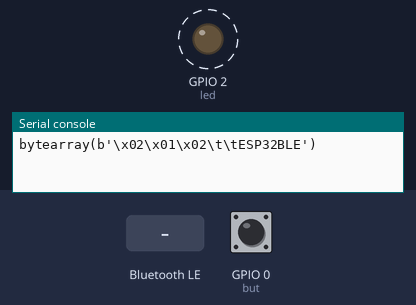
A program run on a simulated ESP32 board running MicroPython. Shown: output pins drawn as LEDs (lit = HIGH), the last lines printed to the serial console. Dashed ring = blinking. The test bench sets the inputs (shaded band); at power-on: GPIO 0 (but) HIGH. Nothing arrives over Bluetooth unless stated.

Above: at 1.25 s.
1.3 s: "hi" written over Bluetooth
At 1.7 s:
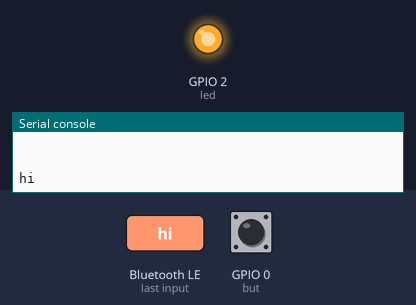
2.8 s: GPIO 0 (but) pulled LOW for 0.15 s
Timing chart, 0 to 5.8 s (numbered marks = the images above; inputs shaded):
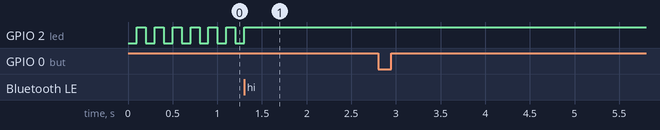

Measured:
- after the input at 1.3 s, GPIO 2 (led): goes on until 1.3 s, then stays HIGH
- by itself, GPIO 2 (led): alternates HIGH for 0.10 s and LOW for 0.10 s

The program:

main.py
```python
from machine import Pin
from machine import Timer
from time import sleep_ms
import bluetooth

BLE_MSG = ""


class BLE():
    def __init__(self, name):
        self.led = Pin(2, Pin.OUT)
        self.timer1 = Timer(0)
        self.name = name
        self.ble = bluetooth.BLE()
        self.ble.active(True)
        self.ble.config(gap_name=name)
        self.disconnected()
        self.ble.irq(self.ble_irq)
        self.register()
        self.ble.gatts_write(self.rx, bytes(100))  # 默认接收长度为20字节
        self.advertiser()

    def connected(self):
        self.led.value(1)
        self.timer1.deinit()

    def disconnected(self):
        self.timer1.init(period=100, mode=Timer.PERIODIC,
                         callback=lambda t: self.led.value(not self.led.value()))

    def ble_irq(self, event, data):
        global BLE_MSG
        if event == 1:  # _IRQ_CENTRAL_CONNECT 手机链接了此设备
            self.connected()
        elif event == 2:  # _IRQ_CENTRAL_DISCONNECT 手机断开此设备
            self.advertiser()
            self.disconnected()
        elif event == 3:  # _IRQ_GATTS_WRITE 手机发送了数据
            buffer = self.ble.gatts_read(self.rx)
            BLE_MSG = buffer.decode('UTF-8').strip()

    def register(self):
        service_uuid = '6E400001-B5A3-F393-E0A9-E50E24DCCA9E'
        reader_uuid = '6E400002-B5A3-F393-E0A9-E50E24DCCA9E'
        sender_uuid = '6E400003-B5A3-F393-E0A9-E50E24DCCA9E'

        services = (
            (
                bluetooth.UUID(service_uuid),
                (
                    (bluetooth.UUID(sender_uuid), bluetooth.FLAG_NOTIFY),
                    (bluetooth.UUID(reader_uuid), bluetooth.FLAG_WRITE),
                )
            ),
        )

        ((self.tx, self.rx,), ) = self.ble.gatts_register_services(services)

    def send(self, data):
        self.ble.gatts_notify(0, self.tx, data + '\n')

    def advertiser(self):
        name = bytes(self.name, 'UTF-8')
        adv_data = bytearray('\x02\x01\x02') + \
            bytearray((len(name) + 1, 0x09)) + name
        self.ble.gap_advertise(100, adv_data)
        print(adv_data)
        print("\r\n")


def keyhandle(pin):
    print('(key_boot) Hello, I am esp32')
    ble.send('(key_boot) Hello, I am esp32')


if __name__ == "__main__":
    ble = BLE("ESP32BLE")

    but = Pin(0, Pin.IN)
    but.irq(trigger=Pin.IRQ_FALLING, handler=keyhandle)

    while True:
        if BLE_MSG == 'hi':
            print(BLE_MSG)
            BLE_MSG = ""
            ble.send('Hi, I am esp32')
        sleep_ms(100)
```
